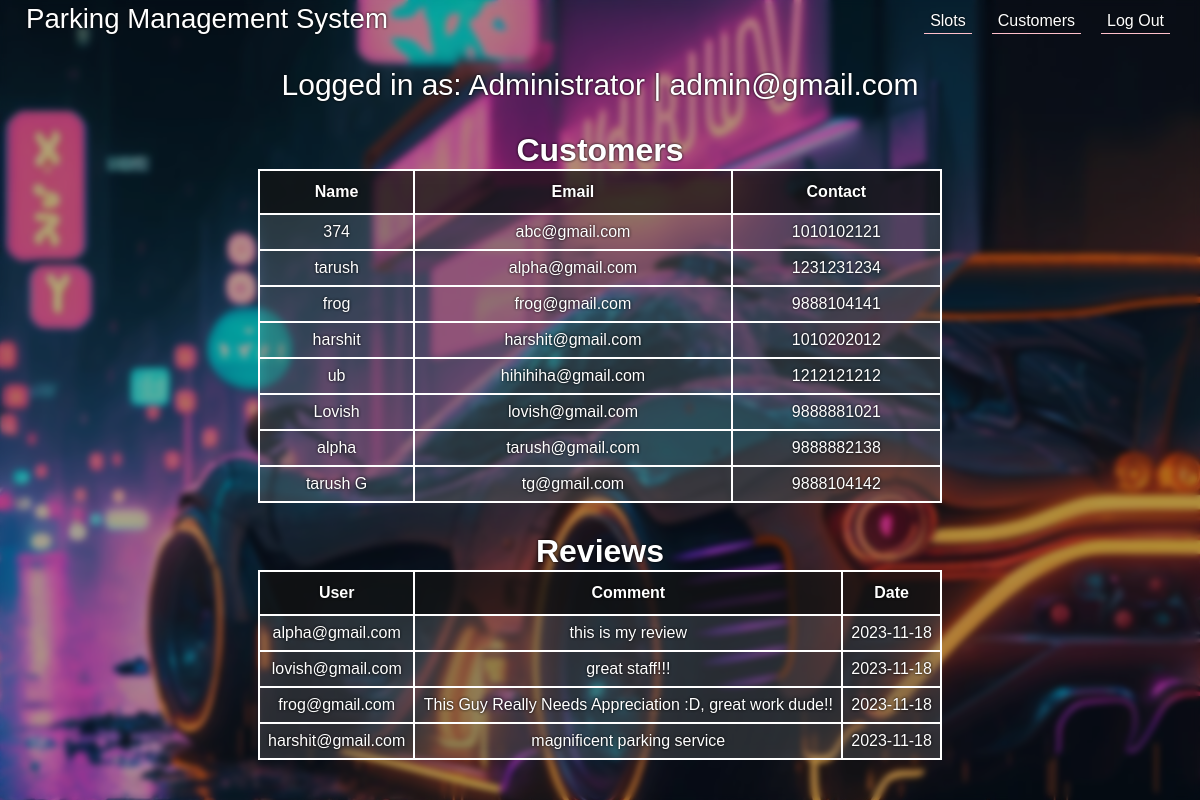
/admin2.php, run on an earlier commit of the app's database.
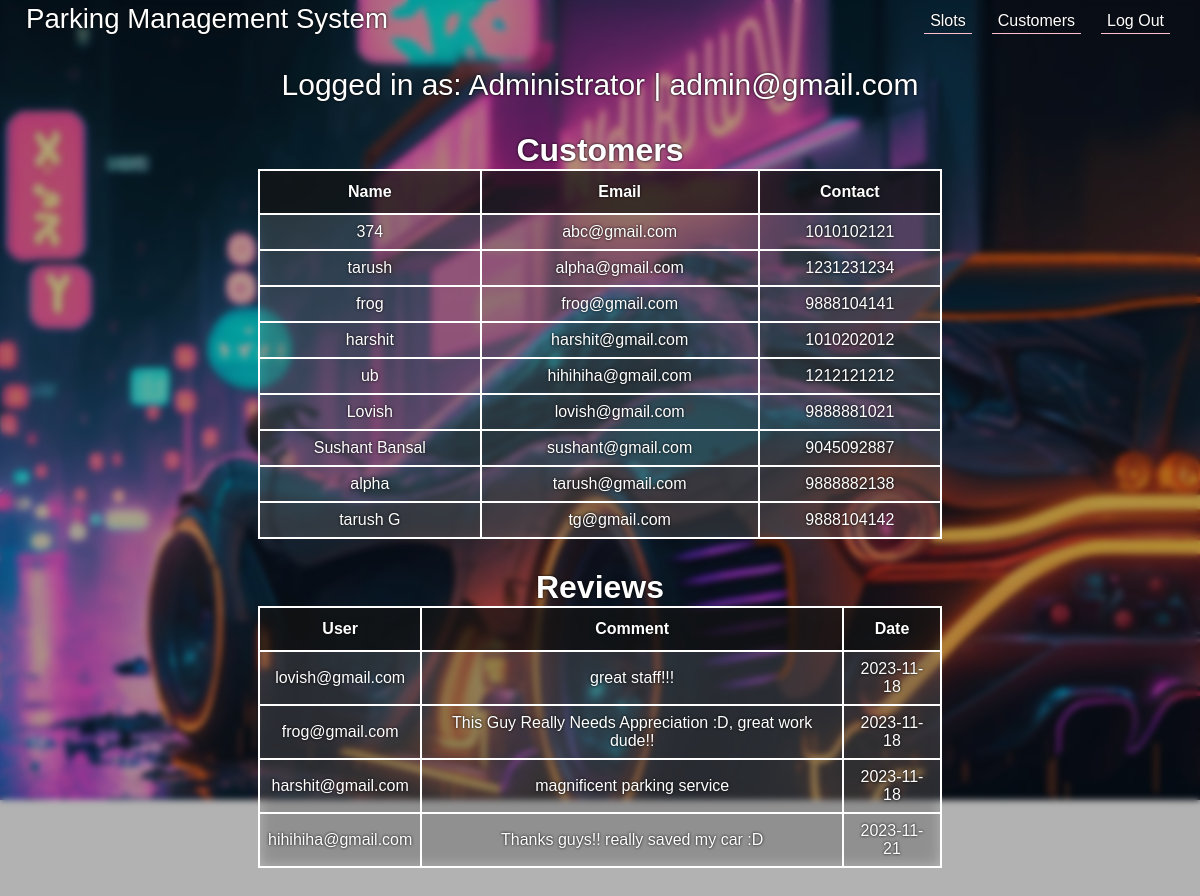
And on a later commit of the database.
### tables this page shows
CREATE TABLE `costumers` (
  `name` varchar(50) NOT NULL,
  `email` varchar(50) NOT NULL,
  `password` varchar(50) NOT NULL,
  `phone` varchar(20) NOT NULL
);

CREATE TABLE `reviews` (
  `id` datetime NOT NULL DEFAULT current_timestamp(),
  `comment` varchar(100) NOT NULL,
  `user` varchar(50) NOT NULL,
  `date` date NOT NULL DEFAULT current_timestamp()
);

### admin2.php (the view, shortened to what this page needs)
<!DOCTYPE html>
<html lang="en">
<head>
    <link rel="stylesheet" href="./css/user.css">
</head>
<body>
<div class="bg-cars">
    <img src="./res/1234.jpg" alt="">
</div>
<div class="body">
    <nav>
        <div class="title">Parking Management System</div>
        <ul class="pages">
            <li onclick="window.location.href='admin.php'">Slots</li>
            <li onclick="window.location.href='admin2.php'">Customers</li>
            <li onclick="window.location.href='index.html';">Log Out</li>
        </ul>
    </nav>
    <?php
            $servername = "localhost";
            $username = "root";
            $pwd = "";
            $dbname = "ParkingManagement";
            $conn = new mysqli($servername, $username, $pwd, $dbname);
            echo "<div class='name'>Logged in as: Administrator | admin@gmail.com</div>";
            $sql = "SELECT * FROM costumers";
            $result = $conn->query($sql);
            echo "<div class='table-vehicles-owned table-container'> <h1>Customers</h1>";
            if ($result->num_rows == 0) {
                echo '<div style="margin-top:20px; font-size:2em;">No Customers</div>';
            } else {
                echo "<table border='1'>
                    <tr>
                        <th>Name</th>
                        <th>Email</th>
                        <th>Contact</th>
                    </tr>";
                    while ($row = mysqli_fetch_assoc($result)) {
                        echo "<tr onclick=\"pop = document.getElementById('popup-viewUser'); pop.style.display = 'block'; pop.querySelector('label').innerText = '{$row['name']}'; pop.querySelector('#carName').value='{$row['email']}'\">
                            <td>{$row['name']}</td>
                            <td>{$row['email']}</td>
                            <td>{$row['phone']}</td>
                        </tr>";
                    }
                echo "</table></div>";
            }
            $sql = "SELECT * FROM reviews";
            $result = $conn->query($sql);
            echo "<div class='table-vehicles-owned table-container'> <h1>Reviews</h1>";
            if ($result->num_rows == 0) {
                echo '<div style="margin-top:20px; font-size:2em;">No Reviews</div>';
            } else {
                echo "<table border='1'>
                    <tr>
                        <th>User</th>
                        <th>Comment</th>
                        <th>Date</th>
                    </tr>";
                    while ($row = mysqli_fetch_assoc($result)) {
                        echo "<tr onclick=\"pop = document.getElementById('popup-delReview'); pop.style.display = 'block'; pop.querySelector('label').innerText = '{$row['comment']}'; pop.querySelector('#carName').value='{$row['id']}'\">
                            <td>{$row['user']}</td>
                            <td>{$row['comment']}</td>
                            <td>{$row['date']}</td>
                        </tr>";
                    }
                echo "</table></div>";
            }
    ?>
</div>
</body>
</html>

What changed in the data, as far as the page shows it:
removed reviews: user "alpha@gmail.com", comment "this is my review", date "2023-11-18"
added costumers: name "Sushant Bansal", email "sushant@gmail.com", phone "9045092887"
added reviews: user "hihihiha@gmail.com", comment "Thanks guys!! really saved my car :D", date "2023-11-21"
